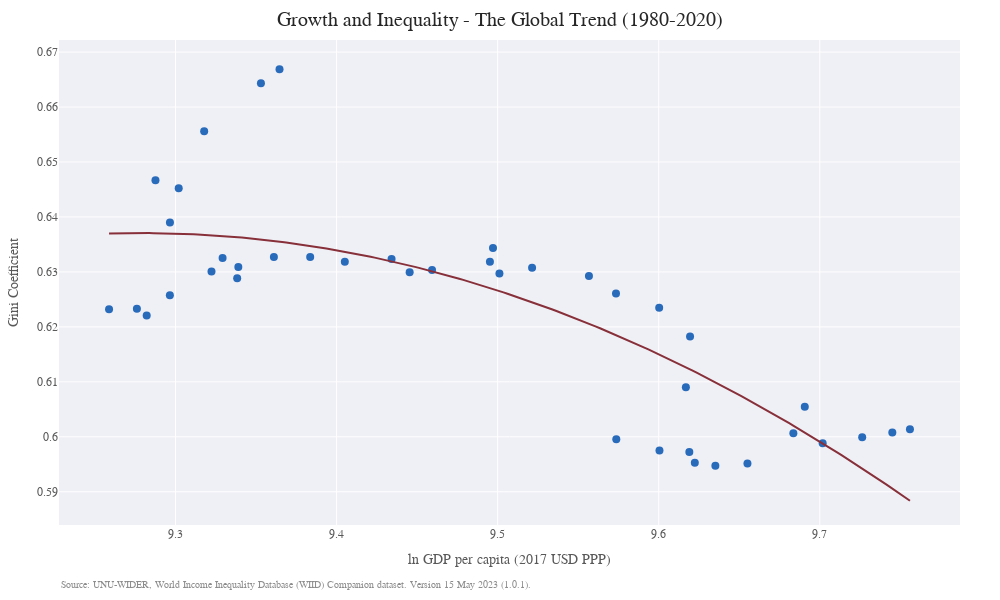

The notebook cell this image was saved under:
### Code cell
col_curve = '#286bbb'
col_acc = '#883039'

fc = '#595959'
fc_scnd = '#8c8c8c'
fc_title = '#262626'

sctr = go.Scatter(
    x=kuznets['y'],
    y=kuznets['gini'],
    mode='markers',
    marker=dict(color=col_curve, size=8),
    name='Data Points'
)

trnd = go.Scatter(
    x=k_pred['y'],
    y=k_pred['gini'],
    mode='lines',
    marker=dict(color=col_acc, size=8),
    name='Trend'
)

fig = go.Figure(data=[sctr, trnd])

fig.update_xaxes(title_text='ln GDP per capita (2017 USD PPP)')
fig.update_yaxes(title_text='Gini Coefficient')

fig.update_layout(
    title=dict(
        text='Growth and Inequality - The Global Trend (1980-2020)',
        font=dict(size=20, color=fc_title),
        xanchor='center', yanchor='top',
        x = 0.5, y=0.98
    ),
    template='seaborn', showlegend=False,
    width=1000, height=600,
    font=dict(family="Helvetica Now Text", color=fc, size=12),
    plot_bgcolor='rgba(234, 234, 243, 0.75)',
    margin=dict(t=40, b=75, l=50, r=40),
)

fig.add_annotation(
    text='Source: UNU-WIDER, World Income Inequality Database (WIID) Companion dataset. Version 15 May 2023 (1.0.1).',
    xref='paper', yref='paper', x=0, y=-0.11,
    xanchor='left', yanchor='top',
    font=dict(size=10, color=fc_scnd),
    align='left',
    showarrow=False
)

fig.show()

### Figure 1 — Plotly figure (JSON) as saved in the notebook; plotly's stock layout.template omitted (floating-point values rounded to 4 significant figures; data arrays with more than 128 entries replaced by an {"elided": "..."} marker saying what was removed)
{"data": [{"marker": {"color": "#286bbb", "size": 8}, "mode": "markers", "name": "Data Points", "type": "scatter", "x": [9.365, 9.353, 9.318, 9.288, 9.302, 9.297, 9.259, 9.276, 9.282, 9.296, 9.322, 9.329, 9.339, 9.338, 9.361, 9.384, 9.405, 9.434, 9.445, 9.459, 9.497, 9.495, 9.501, 9.521, 9.557, 9.573, 9.6, 9.619, 9.617, 9.574, 9.6, 9.619, 9.622, 9.635, 9.655, 9.684, 9.702, 9.726, 9.745, 9.756, 9.691], "y": [0.6669, 0.6643, 0.6556, 0.6467, 0.6452, 0.639, 0.6232, 0.6233, 0.6221, 0.6257, 0.6301, 0.6325, 0.6309, 0.6288, 0.6327, 0.6327, 0.6318, 0.6324, 0.6299, 0.6304, 0.6343, 0.6318, 0.6297, 0.6308, 0.6292, 0.6261, 0.6235, 0.6183, 0.609, 0.5996, 0.5975, 0.5972, 0.5953, 0.5947, 0.5951, 0.6006, 0.5988, 0.5999, 0.6008, 0.6014, 0.6055]}, {"marker": {"color": "#883039", "size": 8}, "mode": "lines", "name": "Trend", "type": "scatter", "x": {"elided": "200 float values"}, "y": {"elided": "200 float values"}}], "layout": {"annotations": [{"align": "left", "font": {"color": "#8c8c8c", "size": 10}, "showarrow": false, "text": "Source: UNU-WIDER, World Income Inequality Database (WIID) Companion dataset. Version 15 May 2023 (1.0.1).", "x": 0, "xanchor": "left", "xref": "paper", "y": -0.11, "yanchor": "top", "yref": "paper"}], "font": {"color": "#595959", "family": "Helvetica Now Text", "size": 12}, "height": 600, "margin": {"b": 75, "l": 50, "r": 40, "t": 40}, "plot_bgcolor": "rgba(234, 234, 243, 0.75)", "showlegend": false, "title": {"font": {"color": "#262626", "size": 20}, "text": "Growth and Inequality - The Global Trend (1980-2020)", "x": 0.5, "xanchor": "center", "y": 0.98, "yanchor": "top"}, "width": 1000, "xaxis": {"title": {"text": "ln GDP per capita (2017 USD PPP)"}}, "yaxis": {"title": {"text": "Gini Coefficient"}}}}
